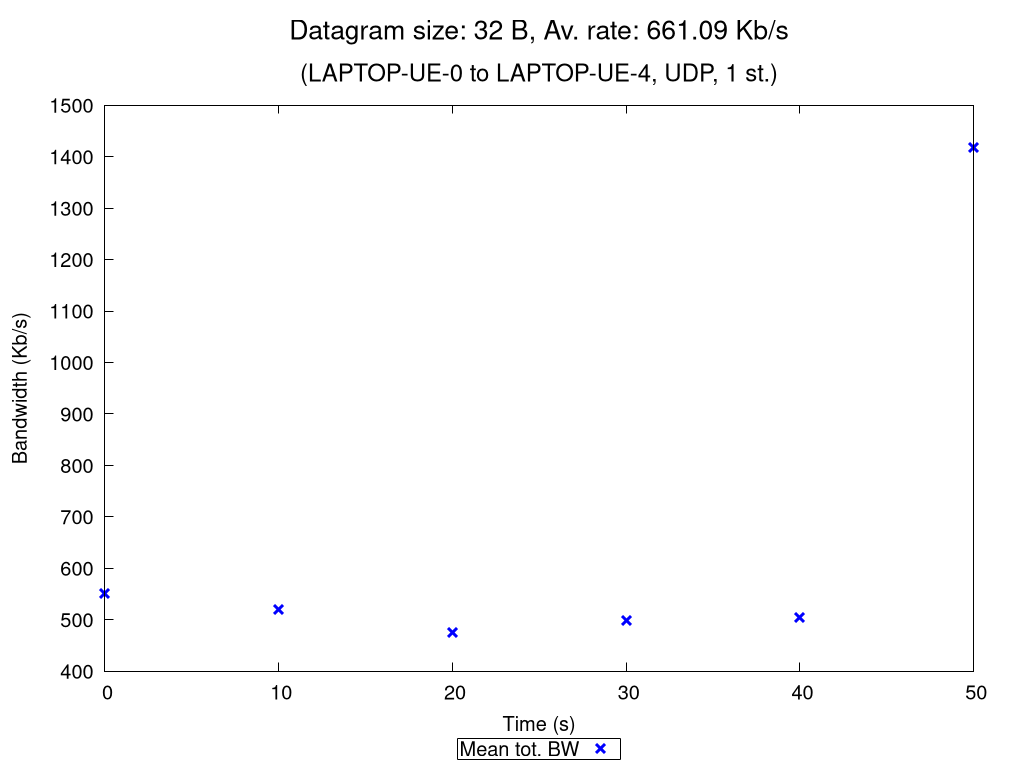

Recreate this plot in gnuplot.
set terminal pngcairo nocrop enhanced size 1024,768 font "Verdana,15"
set output "UDP_1_st_2020_10_18_08-18-25_one2two_00032B.png"

set title "{/=20 Datagram size: 32 B, Av. rate: 661.09 Kb/s}\n\n{/=18 (LAPTOP-UE-0 to LAPTOP-UE-4, UDP, 1 st.)}"

set xlabel "Time (s)"
set ylabel "Bandwidth (Kb/s)"
set ytics nomirror
set key bmargin center horizontal box samplen 1 width -1
set bmargin 4.6
set rmargin 4.5

rf = 1000.0  # rate factor
set style fill transparent solid 0.2 noborder
set autoscale xfix
plot "UDP_1_st_2020_10_18_08-18-25_one2two_00032B_iperf_processed.dat" using 1:($2/rf-$3/rf):($2/rf+$3/rf) with filledcurves lc rgb "blue" notitle, \
     "" using 1:($2/rf) with points pt 2 ps 1.5 lw 3 lc rgb "blue" title "Mean tot. BW", \
